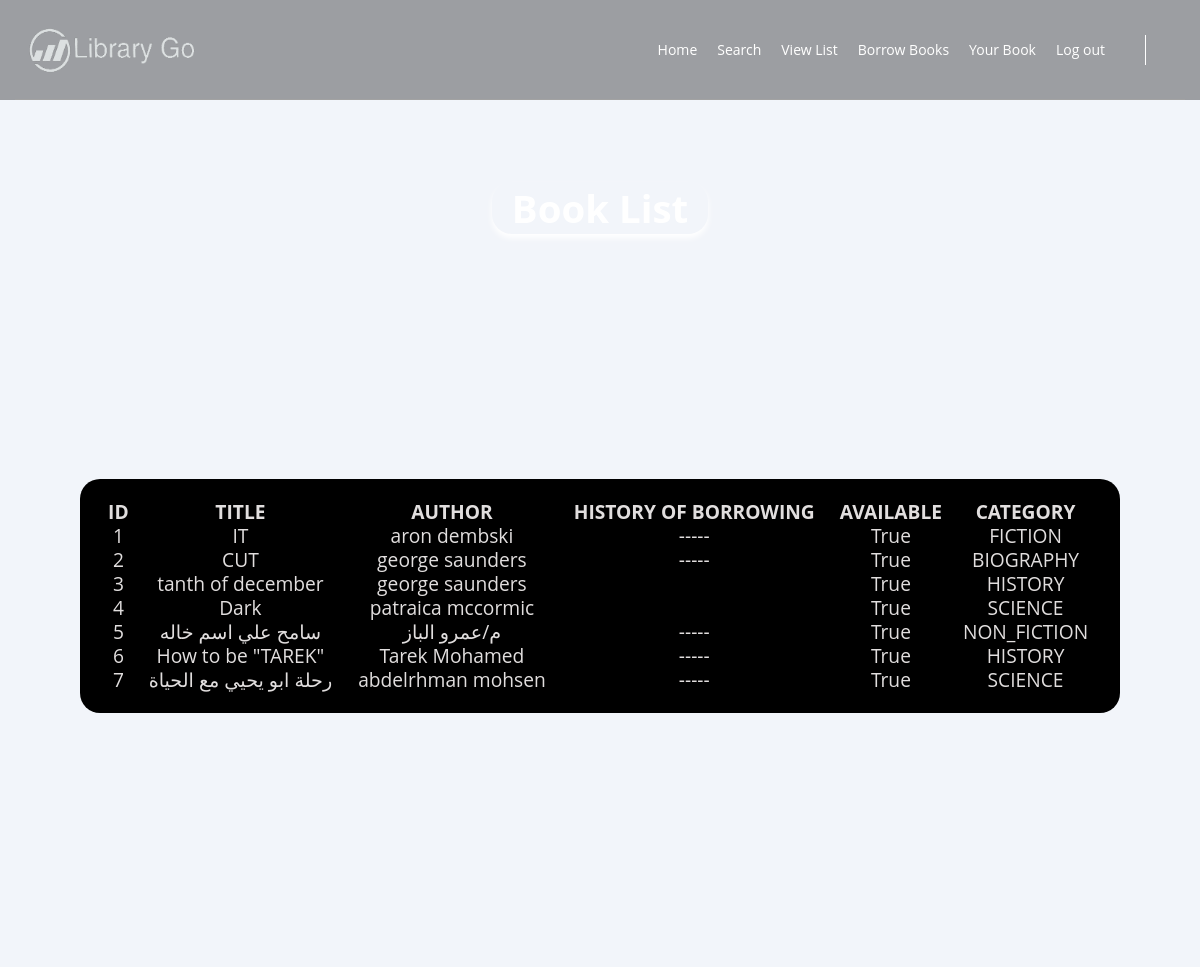
Page /userViewList/ (upper part) on the earlier database version.
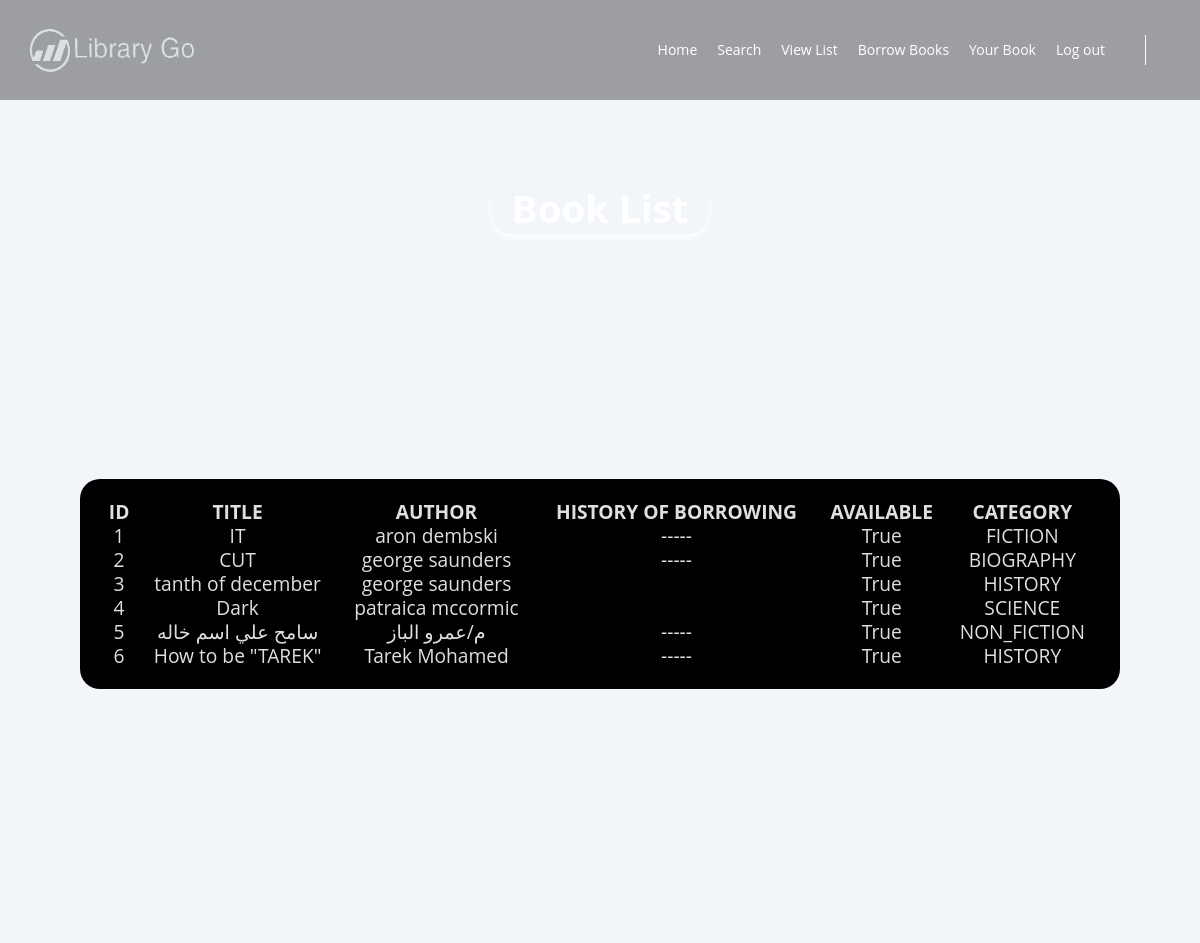
Same page on the later database version.
### workingApp/models.py (models this page shows, shortened)
class Book(models.Model):
    BOOK_CATEGORIES = (
        ('FICTION', 'Fiction'),
        ('NON_FICTION', 'Non-fiction'),
        ('SCIENCE', 'Science'),
        ('HISTORY', 'History'),
        ('BIOGRAPHY', 'Biography'),
    )
    id = models.IntegerField(primary_key=True)
    title = models.CharField(max_length=200)
    author = models.CharField(max_length=100)
    isbn = models.CharField(max_length=13 ,null=True)
    pub_date = models.DateField(null=True)
    image = models.ImageField(upload_to='photo', blank=True, null=True)
    details = models.TextField(null=True, blank=True)
    available = models.BooleanField(default=True)
    category = models.CharField(max_length=100, choices=BOOK_CATEGORIES)
    borrowingDate=models.TimeField(null=True)

### workingApp/views.py (the view)
# urls.py: path('userViewList/',views.userViewList,name='userViewList'),
def userViewList(request):
    context={
        'books': Book.objects.all(),
    }
    return render(request, 'pages/userViewList.html',context)

### templates/pages/userViewList.html (shortened to what this page needs)
{%load static%}
<!DOCTYPE html>
<html lang="en">
    <head>
        <link rel="stylesheet" href="{% static 'css/normalize.css' %} ">
        <link rel="stylesheet" href="{% static 'css/all.min.css' %}">
        <link rel="stylesheet" href="{% static  'css/userViweListStyle.css' %}">
    </head>
    <body>
        <header>
            <div class="container">
                <a href="#" class="logo">
                    <img  style="width: 200px; height: 100px;" decoding="async" src="{% static 'images/amino.png' %}" alt="Logo" />
                </a>
                <nav>
                    <ul>
                        <li><a  href="{% url 'User_Home' %}">Home</a></li>
                <li><a href="{% url 'userSearchBooks' %}">Search</a></li>
                <li><a href="{% url 'userViewList' %}">View List</a></li>
                <li><a href="{% url 'userBorrowBook' %}">Borrow Books</a></li>
                <li><a href="{% url 'userBookList' %}">Your Book</a></li>
                <li><a href="{% url  'login' %}">Log out</a></li>
                    </ul>
                    <div class="form">
                        <i class="fas fa-search"></i>
                    </div>
                </nav>
            </div>
        </header>
            <h1 class="add">Book List</h1>
        <div class="outputs">
            <div class="searchBlock">
                <table class="dash">
                    <tr>
                        <th>Id</th>
                        <th>Title</th>
                        <th>Author</th>
                        <th>History of borrowing</th>
                        <th>Available</th>
                        <th>Category</th>
                    </tr>
                    {% for book in books %}
                    <tbody id="tbody">
                        <tr>
                            <td>{{book.id}}</td>
                            <td>{{book.title}}</td>
                            <td>{{book.author}}</td>
                            {% if book.borrowingDate %}
                            <td>{{ book.borrowingDate|date:"d/m/Y" }}</td>
                        {% else %}
                            <td>-----</td>
                        {% endif %}
                            <td>{{book.available}}</td>
                            <td>{{book.category}}</td>
                        </tr>
                    </tbody>
                    {% endfor %}
                </table>
            </div>
</div>
    </body>
</html>

Differences in the rows shown:
removed Book: id "7", title "رحلة ابو يحيي مع الحياة", author "abdelrhman mohsen", available "True", category "SCIENCE"
